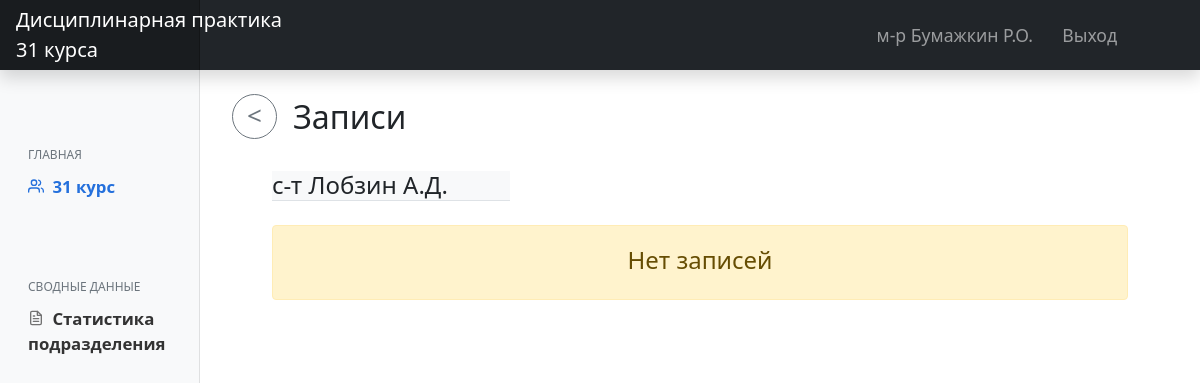
Before: /notes/lobzin-ad-51fb5e05/ (signed in) with the older database file.
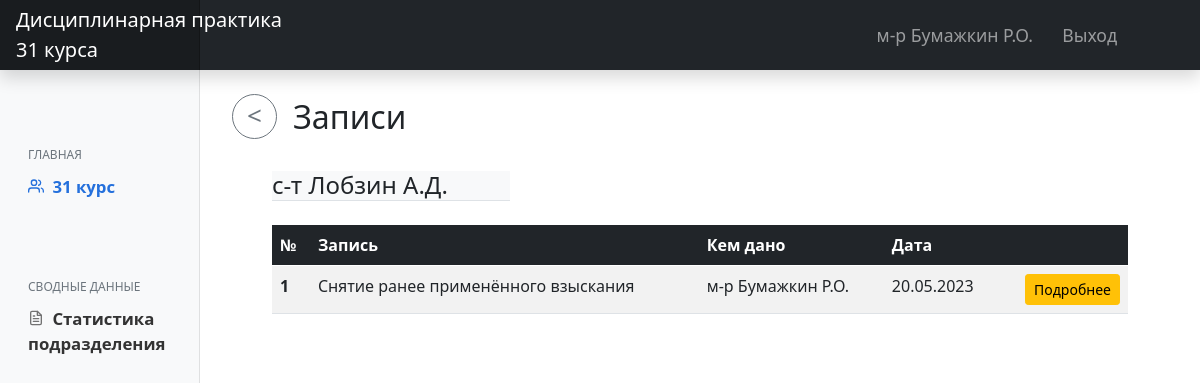
After: the same page with the newer database file.
### main/models.py (models this page shows, shortened)
class CustomUser(AbstractUser):
    LS = 1
    KO = 2
    KG = 3
    KOF = 4
    ST = 5
    NK = 6
    ROLE_CHOICES = (
        (LS, 'Курсант'),
        (KO, 'Командир отделения'),
        (KG, 'Командир группы'),
        (KOF, 'Курсовой офицер'),
        (ST, 'Старшина курса'),
        (NK, 'Начальник курса')
    )
    RANG_CHOICES = (
        ('ряд.', 'Рядовой'),
        ('мл.с-т', 'Мл.Сержант'),
        ('с-т', 'Сержант'),
        ('ст.с-т', 'Ст.Сержант'),
        ('пр-к', 'Прапорщик'),
        ('ст.пр-к', 'Ст.Прапорщик'),
        ('л-т', 'Лейтенант'),
        ('ст.л-т', 'Ст.Лейтенант'),
        ('к-н', 'Капитан'),
        ('м-р', 'Майор'),
        ('п/п-к', 'Подполковник'),
        ('п-к', 'Полковник')
    )
    role = models.PositiveSmallIntegerField('Должность', choices=ROLE_CHOICES, blank=True, null=True)
    first_name = models.CharField('Имя', max_length=50, blank=True, null=True)
    last_name = models.CharField('Фамилия', max_length=50, blank=True, null=True)
    surname = models.CharField('Отчество', max_length=50, blank=True, null=True)
    rang = models.CharField('Воинское звание', choices=RANG_CHOICES, max_length=50, blank=True, null=True)
    category = TreeForeignKey('Category', on_delete=models.PROTECT, related_name='staff', verbose_name='Подразделение',
                              blank=True, null=True)
    slug = models.SlugField(max_length=255, help_text='Заполняется автоматически!', db_index=True, blank=True)
    def get_FIO(self):
        if self.last_name:
            return str(self.rang) + ' ' + str(self.last_name) + ' ' + str(self.first_name[0].upper()) + '.' + str(
                self.surname[0].upper()) + '.'
        else:
            return "'unknown'"

class Category(MPTTModel):
    COURSE_TYPE = "course"
    PLATOON_TYPE = "platoon"
    GROUP_TYPE = "group"
    UNIT_TYPE = "unit"
    type_choices = [
        (COURSE_TYPE, "Курс"),
        (PLATOON_TYPE, "Взвод"),
        (GROUP_TYPE, "Группа"),
        (UNIT_TYPE, "Отделение"),
    ]
    title = models.CharField(max_length=50, unique=True, verbose_name='Название позразделения')
    type = models.CharField(choices=type_choices, max_length=25, verbose_name="Тип категории")
    parent = TreeForeignKey('self', on_delete=models.PROTECT, null=True, blank=True, related_name='children',
                            db_index=True, verbose_name='Родительская категория')
    slug = models.SlugField()
    class MPTTMeta:
        order_insertion_by = ['title']
    class Meta:
        unique_together = [['parent', 'slug']]
        verbose_name = 'Категория'
        verbose_name_plural = 'Категории'

class Note(models.Model):
    TYPENOTE_CHOICES = (
        ('Поощрение', 'Поощрение'),
        ('Взыскание', 'Взыскание'),
        ('Снятие ранее применённого взыскания', 'Снятие ранее применённого взыскания'),
    )
    cadet = models.ForeignKey(settings.AUTH_USER_MODEL, on_delete=models.CASCADE, related_name='notes',
                              verbose_name='Кому')
    type = models.CharField('Вид записи', choices=TYPENOTE_CHOICES, max_length=40)
    who_gave = models.ForeignKey(settings.AUTH_USER_MODEL, on_delete=models.PROTECT, related_name='written_notes',
                                 verbose_name='Кем дано')
    text = models.TextField('Текст записи')
    date = models.DateTimeField('Дата', default=datetime.now())
    check_active = models.BooleanField('Активно', default=True)
    slug = models.SlugField(max_length=255, unique=True, db_index=True, blank=True)
    class Meta:
        verbose_name = 'Запись'
        verbose_name_plural = 'Записи'

### main/views.py (the view)
# urls.py: path('notes/<slug:slug>/', UserNotesListView.as_view(), name='view_user_notes'),
class UserNotesListView(LoginRequiredMixin, ListView):
    model = Note
    context_object_name = 'user_notes'
    template_name = 'main/user_notes.html'
    def get_queryset(self):
        slug = self.kwargs["slug"]
        user = CustomUser.objects.filter(slug=slug).first()
        notes = user.notes.all()
        return notes
    def get_context_data(self, **kwargs):
        context = super().get_context_data(**kwargs)
        slug = self.kwargs["slug"]
        user = CustomUser.objects.filter(slug=slug).first()
        context["user"] = user
        return context

### main/templates/main/user_notes.html (shortened to what this page needs)
{% extends 'main/layout.html' %}
{% load static %}
{% block content %}
    <h2 class="mt-4 ms-2"><a onclick="history.back();"><button class="btn btn-outline-secondary btn-circle btn-sm mb-2 me-3"><</button></a>Записи</h2>
    <h4 class="mt-4 mx-5 bg-light w-25 border-bottom">{{ user.get_FIO }}</h4>
    {% if user_notes %}
    <div class="table-responsive mt-4 mx-5">
        <table class="table table-striped">
            <thead class="table-dark">
            <tr>
                <th scope="col">№</th>
                <th scope="col">Запись</th>
                <th scope="col">Кем дано</th>
                <th scope="col">Дата</th>
                <th scope="col"></th>
            </tr>
            </thead>
            <tbody>
            {% for note in user_notes %}
                <tr>
                    <th scope="row">{{ forloop.counter }}</th>
                    <td>{{ note.type }}</td>
                    <td>{{ note.who_gave.get_FIO }}</td>
                    <td>{{ note.date|date:"d.m.Y" }}</td>
                    <td class="text-end"><a class="btn btn-sm btn-warning" href="{% url 'user_note_detail' slug=note.slug %}">Подробнее</a></td>
                </tr>
            {% endfor %}
            </tbody>
        </table>
    </div>
    {% else %}
        <div class="alert alert-warning text-center mt-4 mx-5" role="alert">
            <h4 class="mt-1">Нет записей</h4>
        </div>
    {% endif %}
{% endblock %}

### main/templates/main/layout.html (shortened to what this page needs)
{% load static %}
<!DOCTYPE html>
<html lang="ru">
<head>
    <link rel="stylesheet" href="{% static 'main/css/main.css' %}">
    <link rel="stylesheet" href="{% static 'main/css/bootstrap.min.css' %}">
    <link href="{% static 'main/js/main.js' %}" rel="stylesheet">
  </head>
  <body>
  <header class="navbar navbar-dark sticky-top bg-dark flex-md-nowrap p-0 shadow">
      <a href="{% url 'home' %}" class="navbar-brand col-md-3 col-lg-2 me-0 px-3 text-start">Дисциплинарная практика<br>31 курса</a>
      <div class="navbar-nav">
          <div class="row row-cols-2 mx-2 gx-5">
              <div class="nav-item text-nowrap">
                  <a class="nav-link nav-el">{{ request.user.get_FIO }}</a>
              </div>
              <div class="nav-item text-nowrap">
                  <a class="nav-link nav-el px-3" href="{% url 'logout' %}">Выход</a>
              </div>
          </div>
      </div>
  </header>
  <div class="container-fluid">
      <div class="row">
          <nav id="sidebarMenu" class="col-md-3 col-lg-2 d-md-block bg-light sidebar collapse">
              <div class="position-sticky pt-5">
                  <h6 class="sidebar-heading d-flex justify-content-between align-items-center px-3 mb-1 text-muted">
                      Главная</h6>
                  <ul class="nav flex-column">
                      {% if request.user.role > 1 %}
                      <li class="nav-item">
                          <a class="nav-link active" aria-current="page" href="{% url 'view_group_content' %}">
                              <span data-feather="users"></span>
                              {{ request.user.category.title }}
                          </a>
                      </li>
                      {% endif %}
                  </ul>
                  {% if request.user.role > 1 %}
                  <h6 class="sidebar-heading d-flex justify-content-between align-items-center px-3 pt-5 mt-4 mb-1 text-muted">
                      сводные данные</h6>
                  <ul class="nav flex-column mb-2">
                      <li class="nav-item">
                          <a class="nav-link" href="{% url 'statistica' %}">
                              <span data-feather="file-text"></span>
                              Статистика подразделения
                          </a>
                      </li>
                  </ul>
                  {% endif %}
              </div>
    </nav>
    <main class="col-md-9 ms-sm-auto col-lg-10 px-md-4">
        {% block content %}{% endblock %}
    </main>
  </div>
</div>
  </body>
</html>

### main/static/main/css/main.css (style rules this page uses)
body { font-size: .875rem; }
.feather { width: 16px; height: 16px; vertical-align: text-bottom; }
.sidebar { position: fixed; top: 0; bottom: 0; left: 0; z-index: 100; padding: 100px 0 0; box-shadow: inset -1px 0 0 rgba(0, 0, 0, .1); }
.sidebar .nav-link { font-weight: 600; color: #333; font-size: 1.05rem; }
.sidebar .nav-link .feather { margin-right: 4px; margin-bottom: 4px; color: #727272; }
.sidebar .nav-link { transition: transform .3s ease-out; }
.sidebar .nav-link.active { color: #2470dc; }
.sidebar .nav-link:hover .feather, .sidebar .nav-link.active .feather { color: inherit; }
.sidebar-heading { font-size: .75rem; text-transform: uppercase; }
.navbar-brand { padding-top: .75rem; padding-bottom: .75rem; font-size: 1.15rem; background-color: rgba(0, 0, 0, .25); box-shadow: inset -1px 0 0 rgba(0, 0, 0, .25); }
.nav-el { font-size: 1.1rem; }
.btn-circle.btn-sm { width: 45px; height: 45px; padding-top: 0px; padding-bottom: 3px; border-radius: 60px; font-size: 26px; text-align: center; }

Changed rows visible on the page:
added Note: type "Снятие ранее применённого взыскания", who_gave.get_FIO "м-р Бумажкин Р.О.", date "20.05.2023"
Other visible differences:
text no longer shown: "Нет записей"
text now shown: "№ Запись Кем дано Дата"
